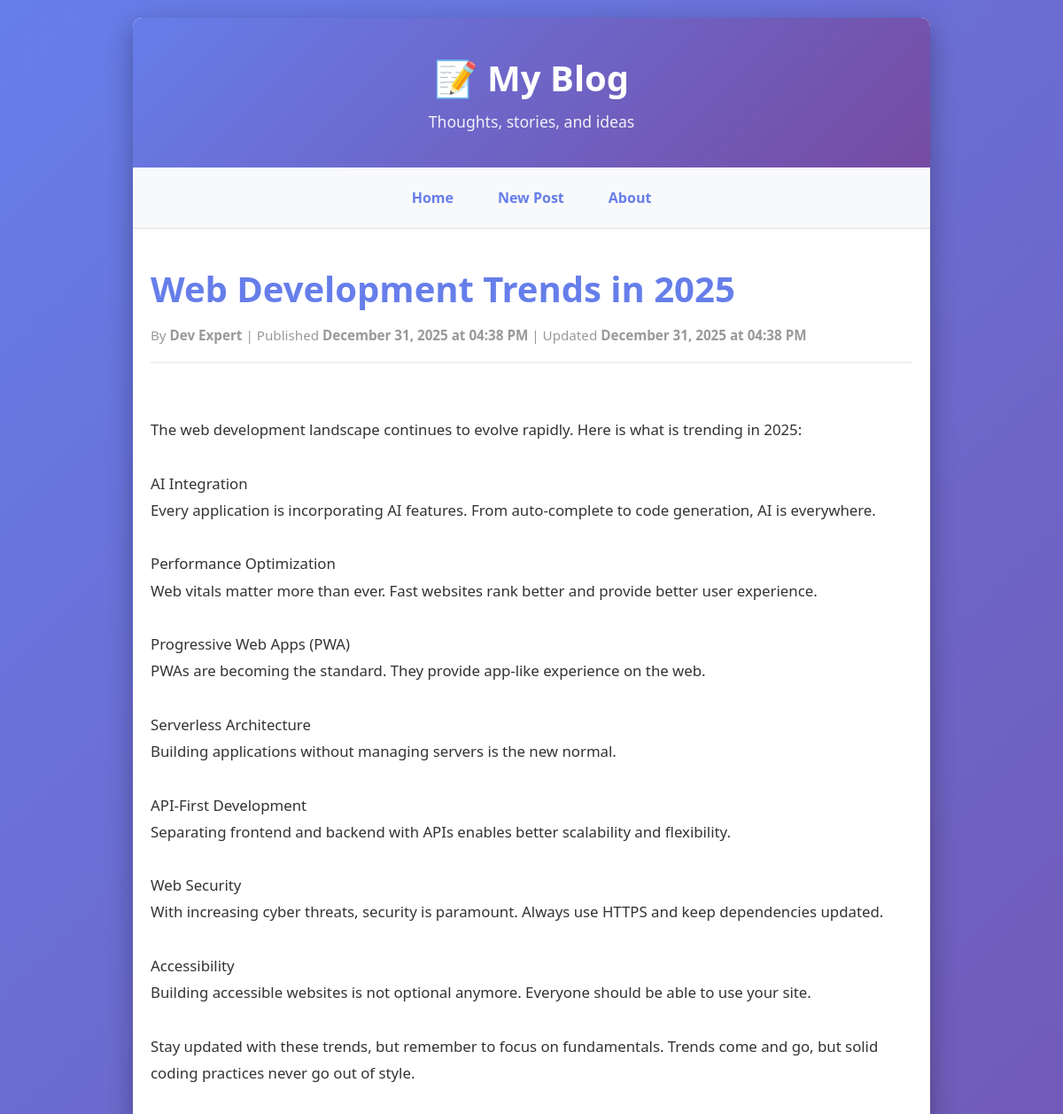
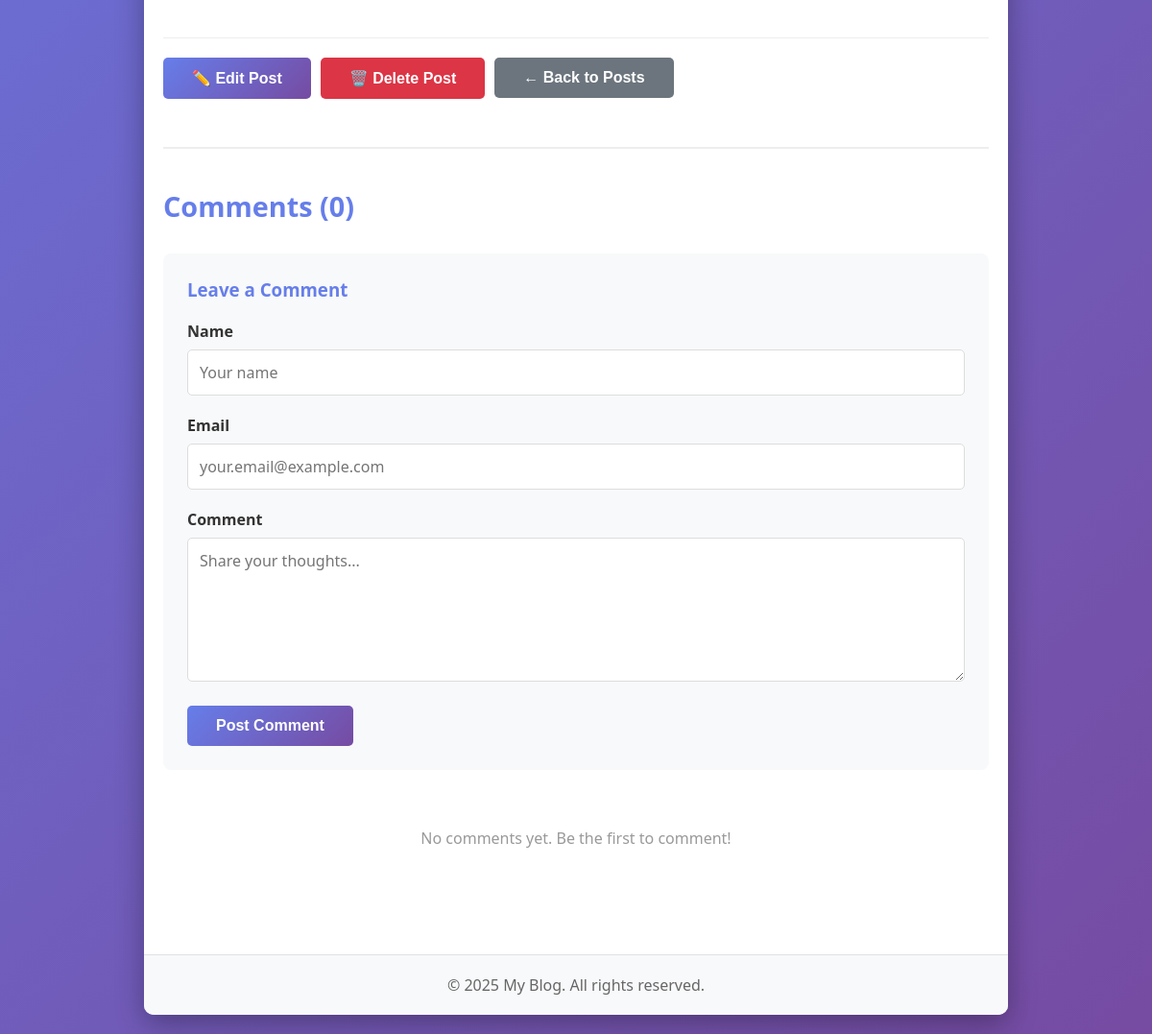
The app's page /post/4 with its own data (2 pictures, top to bottom).
### app/models.py (models this page shows, shortened)
class Post(db.Model):
    id = db.Column(db.Integer, primary_key=True)
    title = db.Column(db.String(200), nullable=False, unique=True)
    content = db.Column(db.Text, nullable=False)
    author = db.Column(db.String(100), nullable=False, default='Anonymous')
    created_at = db.Column(db.DateTime, nullable=False, default=datetime.utcnow)
    updated_at = db.Column(db.DateTime, nullable=False, default=datetime.utcnow, onupdate=datetime.utcnow)
    comments = db.relationship('Comment', backref='post', lazy=True, cascade='all, delete-orphan')

### app/routes.py (the view, shortened to what this page needs)
@main.route('/post/<int:post_id>', methods=['GET', 'POST'])
def view_post(post_id):
    post = Post.query.get_or_404(post_id)
    comments = Comment.query.filter_by(post_id=post_id).order_by(desc(Comment.created_at)).all()
    return render_template('post.html', post=post, comments=comments)

### app/templates/post.html (shortened to what this page needs)
{% extends "base.html" %}
{% block content %}
<article>
    <div class="post-header">
        <h1>{{ post.title }}</h1>
        <div class="post-meta">
            By <strong>{{ post.author }}</strong> |
            Published <strong>{{ post.created_at.strftime('%B %d, %Y at %I:%M %p') }}</strong>
            {% if post.updated_at != post.created_at %}
            | Updated <strong>{{ post.updated_at.strftime('%B %d, %Y at %I:%M %p') }}</strong>
            {% endif %}
        </div>
    </div>
    <div class="post-body post-content">
{{ post.content }}
    </div>
    <div class="post-actions">
        <a href="{{ url_for('main.edit_post', post_id=post.id) }}">
            <button>✏️ Edit Post</button>
        </a>
        <form method="POST" action="{{ url_for('main.delete_post', post_id=post.id) }}" class="delete-form" onsubmit="return confirm('Are you sure you want to delete this post?');">
            <button type="submit" class="btn-danger">🗑️ Delete Post</button>
        </form>
        <a href="{{ url_for('main.index') }}">
            <button class="btn-secondary">← Back to Posts</button>
        </a>
    </div>
</article>
<section class="comments-section">
    <h2>Comments ({{ comments|length }})</h2>
    <div class="comment-form">
        <h3>Leave a Comment</h3>
        <form method="POST">
            <div class="form-group">
                <label for="name">Name</label>
                <input type="text" id="name" name="name" required placeholder="Your name">
            </div>
            <div class="form-group">
                <label for="email">Email</label>
                <input type="email" id="email" name="email" required placeholder="your.email@example.com">
            </div>
            <div class="form-group">
                <label for="content">Comment</label>
                <textarea id="content" name="content" required placeholder="Share your thoughts..."></textarea>
            </div>
            <button type="submit">Post Comment</button>
        </form>
    </div>
    {% if comments %}
        <div class="comments-list">
            {% for comment in comments %}
                <div class="comment">
                    <div class="comment-header">
                        <span class="comment-author">{{ comment.name }}</span>
                        <span class="comment-date">{{ comment.created_at.strftime('%B %d, %Y at %I:%M %p') }}</span>
                    </div>
                    <div class="comment-content">{{ comment.content }}</div>
                </div>
            {% endfor %}
        </div>
    {% else %}
        <div class="no-comments">
            <p>No comments yet. Be the first to comment!</p>
        </div>
    {% endif %}
</section>
{% endblock %}

### app/templates/base.html (style rules this page uses)
* { margin: 0; padding: 0; box-sizing: border-box; }
body { font-family: 'Segoe UI', Tahoma, Geneva, Verdana, sans-serif; background: linear-gradient(135deg, #667eea 0%, #764ba2 100%); min-height: 100vh; padding: 20px; }
.form-group { margin-bottom: 20px; }
label { display: block; margin-bottom: 8px; font-weight: 600; color: #333; }
input[type="text"], input[type="email"], textarea, select { width: 100%; padding: 12px; border: 1px solid #ddd; border-radius: 5px; font-size: 1em; font-family: inherit; }
textarea { resize: vertical; min-height: 150px; }
button { background: linear-gradient(135deg, #667eea 0%, #764ba2 100%); color: white; padding: 12px 30px; border: none; border-radius: 5px; font-size: 1em; font-weight: 600; cursor: pointer; transition: all 0.3s; }
.btn-secondary { background: #6c757d; }
.btn-danger { background: #dc3545; }

### app/templates/post.html (style rules this page uses)
.post-content { line-height: 1.8; color: #333; font-size: 1.05em; }
.post-header { border-bottom: 2px solid #eee; padding-bottom: 20px; margin-bottom: 30px; }
.post-header h1 { color: #667eea; font-size: 2.5em; margin-bottom: 15px; }
.post-meta { color: #999; font-size: 0.95em; }
.post-body { margin: 30px 0; white-space: pre-wrap; word-wrap: break-word; }
.post-actions { margin-top: 40px; padding-top: 20px; border-top: 1px solid #eee; display: flex; gap: 10px; }
.post-actions button { margin: 0; }
.delete-form { display: inline; }
.comments-section { margin-top: 50px; padding-top: 40px; border-top: 2px solid #eee; }
.comments-section h2 { color: #667eea; margin-bottom: 30px; font-size: 1.8em; }
.comment-form { background: #f8f9fa; padding: 25px; border-radius: 8px; margin-bottom: 30px; }
.comment-form h3 { color: #667eea; margin-bottom: 20px; }
.no-comments { text-align: center; padding: 30px; color: #999; }

### records on screen
Post: title "Web Development Trends in 2025", author "Dev Expert", created_at "December 31, 2025 at 04:38 PM", updated_at "December 31, 2025 at 04:38 PM", content "The web development landscape continues to evolve rapidly. Here is what is trending in 2025: AI Integration Every application is incorporating AI features. From auto-complete to code generation, AI is everywhere. Performance Optimization Web vitals matter more than ever. Fast websites rank better and provide better user experience. Progressive Web Apps (PWA) PWAs are becoming the standard. They provide app-like experience on the web. Serverless Architecture Building applications without managing servers is the new normal. API-First Development Separating frontend and backend with APIs enables better scalability and flexibility. Web Security With increasing cyber threats, security is…"

### other values on screen
{{ comments|length }} "0"
